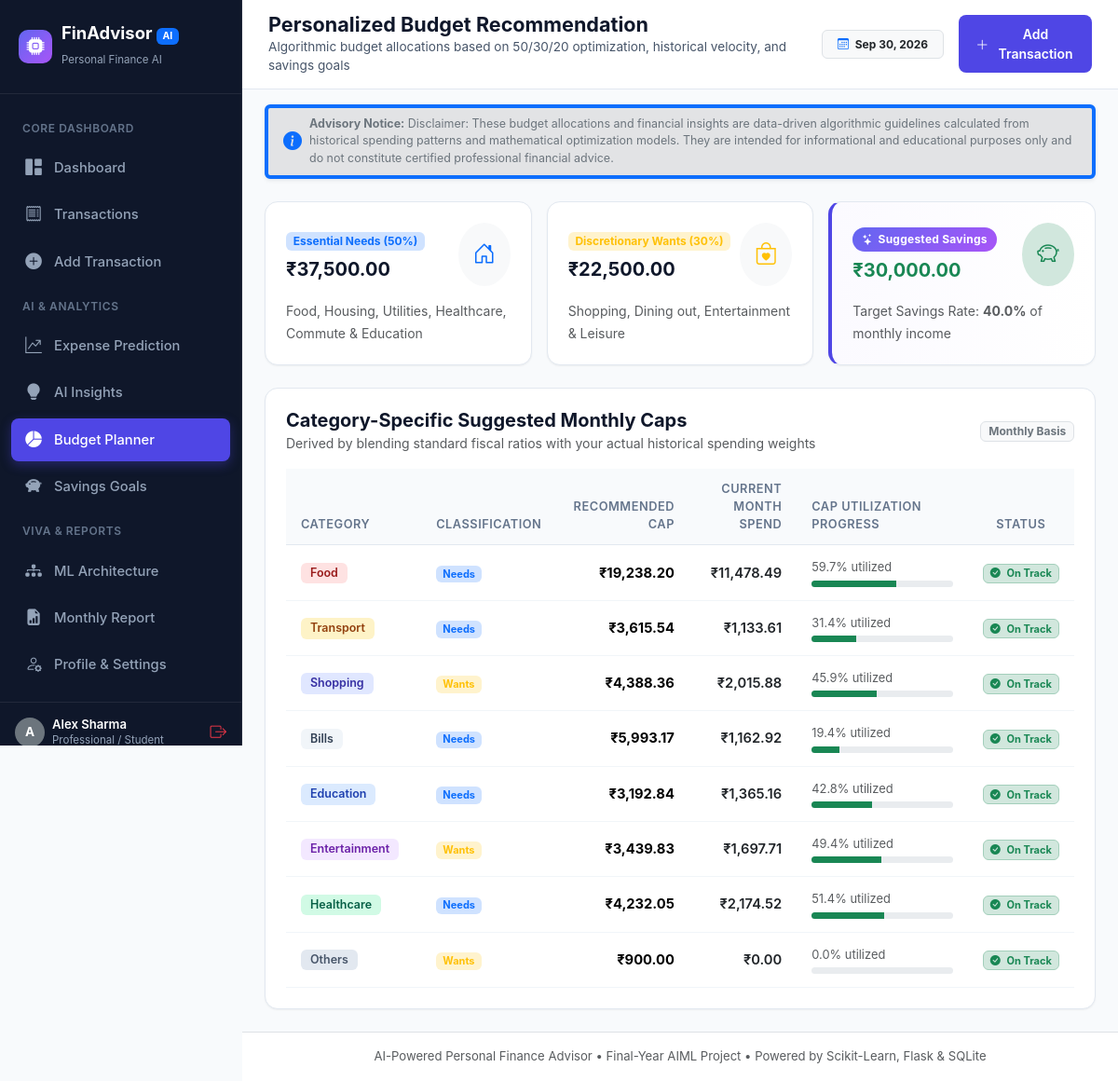
The page /budget-recommendation (signed in) on the database its author committed.
### tables this page shows
CREATE TABLE users (
        id INTEGER PRIMARY KEY AUTOINCREMENT,
        name TEXT NOT NULL,
        email TEXT UNIQUE NOT NULL,
        password_hash TEXT NOT NULL,
        monthly_income REAL DEFAULT 50000.0,
        currency TEXT DEFAULT '₹',
        occupation TEXT DEFAULT 'Professional / Student',
        created_at TIMESTAMP DEFAULT CURRENT_TIMESTAMP
    );

### app.py (the view)
@app.route('/budget-recommendation')
@login_required
def budget_recommendation():
    u_id = session['user_id']
    user = get_user_by_id(u_id)
    cat_totals = get_category_breakdown(u_id, datetime.datetime.now().strftime('%Y-%m'))
    goals = get_savings_goals(u_id)
    budget_data = BudgetAdvisor.generate_recommendations(
        monthly_income=user['monthly_income'],
        category_totals=cat_totals,
        active_goals=goals
    )
    return render_template('budget_recommendation.html', budget=budget_data, user=user)

### app.py (called while the page is built)
def login_required(f):
    @wraps(f)
    def decorated_function(*args, **kwargs):
        if 'user_id' not in session:
            flash('Please log in to access this page.', 'warning')
            return redirect(url_for('login', next=request.url))
        return f(*args, **kwargs)
    return decorated_function

@app.context_processor
def inject_global_data():
    user = None
    if 'user_id' in session:
        user = get_user_by_id(session['user_id'])
    return {
        'current_user': user,
        'CATEGORIES': Config.CATEGORIES,
        'PAYMENT_METHODS': Config.PAYMENT_METHODS,
        'now_year': datetime.datetime.now().year
    }

### database/db.py (called while the page is built, shortened)
def get_db_connection():
    os.makedirs(os.path.dirname(Config.DATABASE_PATH), exist_ok=True)
    conn = sqlite3.connect(Config.DATABASE_PATH)
    conn.row_factory = sqlite3.Row
    conn.execute("PRAGMA foreign_keys = ON")
    return conn

def get_user_by_id(user_id):
    conn = get_db_connection()
    cursor = conn.cursor()
    cursor.execute("SELECT id, name, email, monthly_income, currency, occupation, created_at FROM users WHERE id = ?", (user_id,))
    user = cursor.fetchone()
    conn.close()
    return dict(user) if user else None

def get_category_breakdown(user_id, month_filter=None):
    conn = get_db_connection()
    cursor = conn.cursor()
    if month_filter:
        query = """
            SELECT category, SUM(amount) as total
            FROM transactions
            WHERE user_id = ? AND type = 'expense' AND date LIKE ?
            GROUP BY category
            ORDER BY total DESC
        """
        cursor.execute(query, (user_id, f"{month_filter}%"))
    rows = cursor.fetchall()
    conn.close()
    totals = {c: 0.0 for c in Config.CATEGORIES}
    for r in rows:
        totals[r['category']] = round(float(r['total']), 2)
    return totals

def get_savings_goals(user_id):
    conn = get_db_connection()
    cursor = conn.cursor()
    cursor.execute("SELECT * FROM savings_goals WHERE user_id = ? ORDER BY status ASC, id DESC", (user_id,))
    rows = cursor.fetchall()
    conn.close()
    goals = []
    for r in rows:
        g = dict(r)
        target = float(g['target_amount'])
        current = float(g['current_amount'])
        progress = (current / target * 100) if target > 0 else 0.0
        g['progress_pct'] = min(100.0, round(progress, 1))
        g['remaining_amount'] = max(0.0, round(target - current, 2))
        goals.append(g)
    return goals

### templates/budget_recommendation.html (shortened to what this page needs)
{% extends "base.html" %}
{% block page_heading %}Personalized Budget Recommendation{% endblock %}
{% block page_subheading %}Algorithmic budget allocations based on 50/30/20 optimization, historical velocity, and savings goals{% endblock %}
{% block content %}
<div class="alert alert-secondary border-start border-4 border-primary py-2 px-3 mb-4 shadow-sm" role="alert">
    <div class="d-flex align-items-center gap-2">
        <i class="bi bi-info-circle-fill text-primary fs-5"></i>
        <div class="small text-secondary" style="font-size: 0.78rem;">
            <strong>Advisory Notice:</strong> {{ budget.disclaimer }}
        </div>
    </div>
</div>
<div class="row g-3 mb-4">
    <div class="col-md-4">
        <div class="fin-card">
            <div class="fin-card-header">
                <div>
                    <span class="badge bg-primary-subtle text-primary fw-bold">Essential Needs (50%)</span>
                    <h5 class="fw-bold mt-2 mb-0">₹{{ "{:,.2f}".format(budget.rule_50_30_20.needs_budget) }}</h5>
                </div>
                <div class="p-3 bg-light rounded-circle text-primary">
                    <i class="bi bi-house-door fs-4"></i>
                </div>
            </div>
            <small class="text-muted">Food, Housing, Utilities, Healthcare, Commute & Education</small>
        </div>
    </div>
    <div class="col-md-4">
        <div class="fin-card">
            <div class="fin-card-header">
                <div>
                    <span class="badge bg-warning-subtle text-warning fw-bold">Discretionary Wants (30%)</span>
                    <h5 class="fw-bold mt-2 mb-0">₹{{ "{:,.2f}".format(budget.rule_50_30_20.wants_budget) }}</h5>
                </div>
                <div class="p-3 bg-light rounded-circle text-warning">
                    <i class="bi bi-bag-heart fs-4"></i>
                </div>
            </div>
            <small class="text-muted">Shopping, Dining out, Entertainment & Leisure</small>
        </div>
    </div>
    <div class="col-md-4">
        <div class="fin-card ai-card">
            <div class="fin-card-header">
                <div>
                    <span class="ai-pill"><i class="bi bi-stars"></i> Suggested Savings</span>
                    <h5 class="fw-bold mt-2 mb-0 text-success">₹{{ "{:,.2f}".format(budget.suggested_savings) }}</h5>
                </div>
                <div class="p-3 bg-success-subtle rounded-circle text-success">
                    <i class="bi bi-piggy-bank fs-4"></i>
                </div>
            </div>
            <small class="text-muted">Target Savings Rate: <strong>{{ budget.savings_rate_pct }}%</strong> of monthly income</small>
        </div>
    </div>
</div>
<div class="fin-card mb-4">
    <div class="fin-card-header">
        <div>
            <h5 class="fw-bold mb-0">Category-Specific Suggested Monthly Caps</h5>
            <small class="text-muted">Derived by blending standard fiscal ratios with your actual historical spending weights</small>
        </div>
        <span class="badge bg-light text-secondary border">Monthly Basis</span>
    </div>
    <div class="table-responsive mt-3">
        <table class="table table-fin">
            <thead>
                <tr>
                    <th>Category</th>
                    <th>Classification</th>
                    <th class="text-end">Recommended Cap</th>
                    <th class="text-end">Current Month Spend</th>
                    <th>Cap Utilization Progress</th>
                    <th class="text-center">Status</th>
                </tr>
            </thead>
            <tbody>
                {% for cat, data in budget.categories.items() %}
                <tr>
                    <td class="fw-bold text-dark">
                        <span class="badge badge-cat badge-{{ cat }} me-2">{{ cat }}</span>
                    </td>
                    <td>
                        <span class="badge {% if data.type == 'Needs' %}bg-primary-subtle text-primary{% else %}bg-warning-subtle text-warning{% endif %}">
                            {{ data.type }}
                        </span>
                    </td>
                    <td class="text-end fw-bold">₹{{ "{:,.2f}".format(data.recommended_budget) }}</td>
                    <td class="text-end fw-semibold {% if data.status == 'Over Budget' %}text-danger{% else %}text-dark{% endif %}">
                        ₹{{ "{:,.2f}".format(data.current_spent) }}
                    </td>
                    <td style="min-width: 180px;">
                        <div class="d-flex justify-content-between small text-muted mb-1">
                            <span>{{ data.utilization_pct }}% utilized</span>
                        </div>
                        <div class="progress" style="height: 7px;">
                            <div class="progress-bar {% if data.status == 'Over Budget' %}bg-danger{% elif data.status == 'Near Limit' %}bg-warning{% else %}bg-success{% endif %}"
                                 style="width: {{ [data.utilization_pct, 100]|min }}%;"></div>
                        </div>
                    </td>
                    <td class="text-center">
                        {% if data.status == 'Over Budget' %}
                            <span class="badge bg-danger-subtle text-danger border border-danger-subtle">
                                <i class="bi bi-exclamation-octagon-fill me-1"></i> Over Budget
                            </span>
                        {% elif data.status == 'Near Limit' %}
                            <span class="badge bg-warning-subtle text-warning border border-warning-subtle">
                                <i class="bi bi-exclamation-triangle-fill me-1"></i> Near Limit
                            </span>
                        {% else %}
                            <span class="badge bg-success-subtle text-success border border-success-subtle">
                                <i class="bi bi-check-circle-fill me-1"></i> On Track
                            </span>
                        {% endif %}
                    </td>
                </tr>
                {% endfor %}
            </tbody>
        </table>
    </div>
</div>
{% endblock %}

### templates/base.html (shortened to what this page needs)
<!DOCTYPE html>
<html lang="en">
<head>
    <link rel="stylesheet" href="{{ url_for('static', filename='css/bootstrap.min.css') }}">
    <link rel="stylesheet" href="https://cdn.jsdelivr.net/npm/bootstrap-icons@1.11.3/font/bootstrap-icons.min.css">
    <link rel="stylesheet" href="{{ url_for('static', filename='css/style.css') }}">
</head>
<body>
{% if session.get('user_id') %}
<div class="app-container">
    <aside class="sidebar">
        <div class="sidebar-brand">
            <div class="brand-icon">
                <i class="bi bi-cpu-fill"></i>
            </div>
            <div>
                <div style="line-height: 1.2;">FinAdvisor <span class="badge bg-primary text-white" style="font-size: 0.65rem;">AI</span></div>
                <small style="font-size: 0.72rem; color: #94a3b8; font-weight: normal;">Personal Finance AI</small>
            </div>
        </div>
        <nav class="sidebar-nav">
            <div class="sidebar-label">Core Dashboard</div>
            <a href="{{ url_for('dashboard') }}" class="nav-link-custom {% if request.endpoint == 'dashboard' %}active{% endif %}">
                <span class="nav-icon"><i class="bi bi-grid-1x2-fill"></i></span>
                <span>Dashboard</span>
            </a>
            <a href="{{ url_for('transactions') }}" class="nav-link-custom {% if request.endpoint == 'transactions' %}active{% endif %}">
                <span class="nav-icon"><i class="bi bi-receipt"></i></span>
                <span>Transactions</span>
            </a>
            <a href="{{ url_for('add_new_transaction') }}" class="nav-link-custom {% if request.endpoint == 'add_new_transaction' %}active{% endif %}">
                <span class="nav-icon"><i class="bi bi-plus-circle-fill"></i></span>
                <span>Add Transaction</span>
            </a>
            <div class="sidebar-label">AI & Analytics</div>
            <a href="{{ url_for('expense_prediction') }}" class="nav-link-custom {% if request.endpoint == 'expense_prediction' %}active{% endif %}">
                <span class="nav-icon"><i class="bi bi-graph-up-arrow"></i></span>
                <span>Expense Prediction</span>
            </a>
            <a href="{{ url_for('ai_insights_page') }}" class="nav-link-custom {% if request.endpoint == 'ai_insights_page' %}active{% endif %}">
                <span class="nav-icon"><i class="bi bi-lightbulb-fill"></i></span>
                <span>AI Insights</span>
            </a>
            <a href="{{ url_for('budget_recommendation') }}" class="nav-link-custom {% if request.endpoint == 'budget_recommendation' %}active{% endif %}">
                <span class="nav-icon"><i class="bi bi-pie-chart-fill"></i></span>
                <span>Budget Planner</span>
            </a>
            <a href="{{ url_for('savings_goals_page') }}" class="nav-link-custom {% if request.endpoint == 'savings_goals_page' %}active{% endif %}">
                <span class="nav-icon"><i class="bi bi-piggy-bank-fill"></i></span>
                <span>Savings Goals</span>
            </a>
            <div class="sidebar-label">Viva & Reports</div>
            <a href="{{ url_for('ml_models_page') }}" class="nav-link-custom {% if request.endpoint == 'ml_models_page' %}active{% endif %}">
                <span class="nav-icon"><i class="bi bi-diagram-3-fill"></i></span>
                <span>ML Architecture</span>
            </a>
            <a href="{{ url_for('reports_page') }}" class="nav-link-custom {% if request.endpoint == 'reports_page' %}active{% endif %}">
                <span class="nav-icon"><i class="bi bi-file-earmark-bar-graph-fill"></i></span>
                <span>Monthly Report</span>
            </a>
            <a href="{{ url_for('profile_page') }}" class="nav-link-custom {% if request.endpoint == 'profile_page' %}active{% endif %}">
                <span class="nav-icon"><i class="bi bi-person-gear"></i></span>
                <span>Profile & Settings</span>
            </a>
        </nav>
        <div class="sidebar-footer">
            <div class="d-flex align-items-center gap-2">
                <div class="rounded-circle bg-secondary text-white d-flex align-items-center justify-content-center" style="width: 32px; height: 32px; font-size: 0.85rem; font-weight: bold;">
                    {{ current_user.name[0] if current_user else 'U' }}
                </div>
                <div style="line-height: 1.1; overflow: hidden; text-overflow: ellipsis; white-space: nowrap; max-width: 140px;">
                    <div style="font-size: 0.82rem; font-weight: 600; color: #fff;">{{ current_user.name if current_user else 'User' }}</div>
                    <small style="font-size: 0.72rem; color: #94a3b8;">{{ current_user.occupation if current_user else 'Member' }}</small>
                </div>
            </div>
            <a href="{{ url_for('logout') }}" class="text-danger" title="Logout" style="font-size: 1.1rem;">
                <i class="bi bi-box-arrow-right"></i>
            </a>
        </div>
    </aside>
    <div class="main-content">
        <header class="topbar">
            <div>
                <h1 class="page-title">{% block page_heading %}Dashboard{% endblock %}</h1>
                <p class="page-subtitle">{% block page_subheading %}AI-Powered Wealth & Expenditure Intelligence{% endblock %}</p>
            </div>
            <div class="d-flex align-items-center gap-3">
                <span class="badge bg-light text-dark border px-3 py-2">
                    <i class="bi bi-calendar3 me-1 text-primary"></i> <span id="current-date-badge"></span>
                </span>
                <a href="{{ url_for('add_new_transaction') }}" class="btn btn-primary-custom btn-sm">
                    <i class="bi bi-plus-lg"></i> Add Transaction
                </a>
            </div>
        </header>
        <div class="container-fluid px-4 pt-3">
            {% block content %}{% endblock %}
        </div>
        <footer class="mt-auto py-3 px-4 text-center text-muted border-top bg-white no-print" style="font-size: 0.82rem;">
            AI-Powered Personal Finance Advisor &bull; Final-Year AIML Project &bull; Powered by Scikit-Learn, Flask & SQLite
        </footer>
    </div>
</div>
{% endif %}
</body>
</html>

### rows shown on the page
users: name "A", name "Alex Sharma", occupation "Professional / Student"

### other values the page prints
{{ "{:,.2f}".format(budget.rule_50_30_20.needs_budget) }} "37,500.00"
{{ "{:,.2f}".format(budget.rule_50_30_20.wants_budget) }} "22,500.00"
{{ "{:,.2f}".format(budget.suggested_savings) }} "30,000.00"
{{ budget.savings_rate_pct }} "40.0"
{{ cat }} "Food" "Transport" "Shopping" "Bills" "Education" "Entertainment" "Healthcare" "Others"
{{ data.type }} "Needs" "Needs" "Wants" "Needs" "Needs" "Wants" "Needs" "Wants"
{{ "{:,.2f}".format(data.recommended_budget) }} "19,238.20" "3,615.54" "4,388.36" "5,993.17" "3,192.84" "3,439.83" "4,232.05" "900.00"
{{ "{:,.2f}".format(data.current_spent) }} "11,478.49" "1,133.61" "2,015.88" "1,162.92" "1,365.16" "1,697.71" "2,174.52" "0.00"
{{ data.utilization_pct }} "59.7" "31.4" "45.9" "19.4" "42.8" "49.4" "51.4" "0.0"
